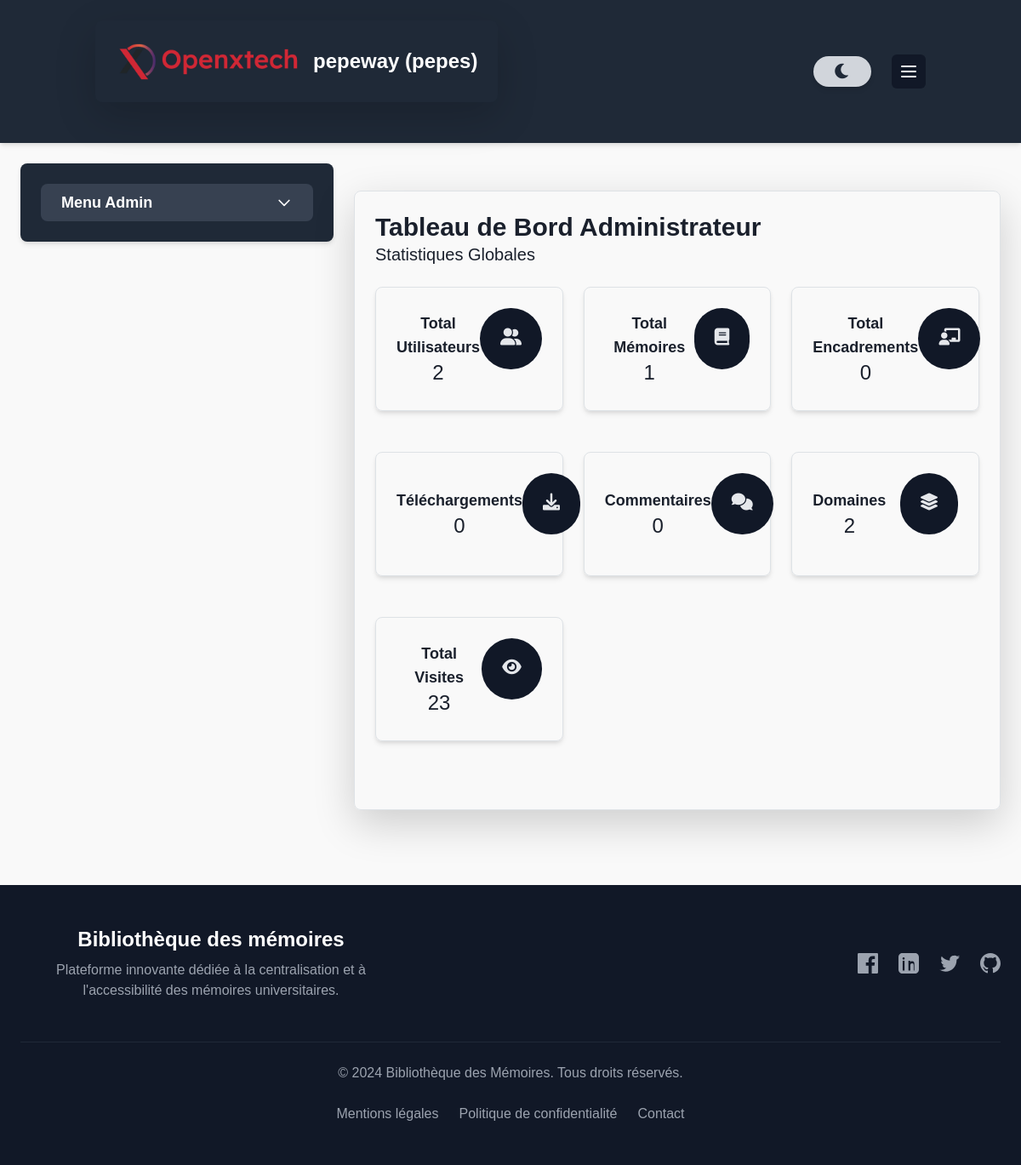
Page /admins/university/9/ (signed in) on the committed database.
### memoire/models.py (models this page shows, shortened)
class University(models.Model):
    name = models.CharField(max_length=200)
    university_link = models.URLField(null=True, blank=True)
    slogan = models.TextField()
    acronime = models.CharField(max_length=200)
    logo = models.ImageField(upload_to='university/logo/', blank=True, null=True)
    description = models.TextField()

### memoire/views.py (the view)
# urls.py: path('admins/university/<int:university_id>/', admins, name='admin_university'),
def admins(request, university_id, *args, **kwargs):
    try:
        idp = request.session['user_id']
        user = UserProfile.objects.get(id=idp)
        useruni=UserUniversity.objects.get(university_id=university_id,user=user)
        if not user.user_universities.filter(university_id=university_id).exists():
            return redirect('logout')  # ou une autre page d'erreur
        university = get_object_or_404(University, id=university_id)
    except UserProfile.DoesNotExist:
        return redirect('logout')
    request.session['uni_id'] = university_id
    memoires = Memoire.objects.filter(universites=university).prefetch_related(
        Prefetch(
            'encadrements',
            queryset=Encadrement.objects.select_related('encadrant'),
            to_attr='encadreur_list'
        ),
        'domaines'
    ).annotate(
        nbr_telechargements=Count('telechargements'),
        note_moyenne=Avg('notations__note')
    )
    utilisateurs = UserProfile.objects.filter(user_universities__university=university)
    total_users = utilisateurs.count()
    utilisateurs = UserProfile.objects.all()
    encadrements = Encadrement.objects.filter(memoire__universites=university)
    comments = NotationCommentaire.objects.filter(memoire__universites=university)
    dom = Domaine.objects.filter(universites=university)
    vis = Visiteur.objects.all()  # Vous pouvez également filtrer les visiteurs si nécessaire
    tel = Telechargement.objects.filter(memoire__universites=university)
    total_comments = comments.count()
    total_dom = dom.count()
    total_memoires = memoires.count()
    total_encadrements = encadrements.count()
    total_telechargements = tel.count()
    total_visites = vis.count()
    universites=University.objects.all()
    user_list = []
    for users in utilisateurs:
        role="NONE"
        try:
            role=UserUniversity.objects.get(university_id=university_id,user=users).role
        except:
            role="NONE"
        user_list.append({
            'id': users.id,
            'nom': users.nom,
            'prenom':users.prenom,
            'email':users.email,
            'role':role,
            'type':users.type,
            'universites': [university.university for university in UserUniversity.objects.filter(user=users)]
        })
    context = {
        'memoires': memoires,
        'utilisateurs': user_list,
        'encadrements': encadrements,
        'universites':universites,
        'visiteurs': vis,
        'university': university,
        'telechargement': tel,
        'user': user,
        'total_users': total_users,
        'total_memoires': total_memoires,
        'total_encadrements': total_encadrements,
        'total_telechargements': total_telechargements,
        'total_visites': total_visites,
        'domaines': dom,
        'university_id':university_id,
        'comments': comments,
        'total_dom': total_dom,
        'total_comments': total_comments,
        'useruni':useruni,
    }
    return render(request, "admin.html", context)

### memoire/models.py (called while the page is built)
    def __str__(self):
        return self.nom

### Template/admin.html (shortened to what this page needs)
{% extends "base.html" %}
{% load static %}
{% block header %}
<div class="flex items-center justify-between p-4 bg-gray-800 shadow-lg rounded-lg mb-4">
    <div class="flex items-center space-x-4">
        <img
            x-show="!darkMode"
            x-cloak
            src="{{ university.logo.url }}"
            alt="Logo de l'université"
            class="h-12 w-auto transition-transform duration-300 ease-in-out transform hover:scale-105">
        <h1 class="text-xl sm:text-2xl font-bold text-white dark:text-teal-400 transition duration-300">
            {{ university.name }} ({{ university.acronime }})
        </h1>
    </div>
</div>
{% endblock header %}
{% block content %}
<div x-data="dashboard()" class="grid grid-cols-1 md:grid-cols-3 gap-4 p-4">
    <div class="mb-4">
        <aside class="bg-gray-800 dark:bg-gray-900 text-white p-4 rounded-lg shadow-md" x-data="{ adminMenu: false }">
            <button @click="adminMenu = !adminMenu; $nextTick(() => { if (adminMenu) { setTimeout(() => { adminMenu = false }, 3000) } })"
                class="flex items-center justify-between w-full px-4 py-2 text-lg font-semibold bg-gray-700 dark:bg-gray-600 rounded-lg hover:bg-gray-600 dark:hover:bg-gray-500 transition">
            <span>Menu Admin</span>
            <svg xmlns="http://www.w3.org/2000/svg" :class="{ 'rotate-180': adminMenu }" class="w-5 h-5 transition-transform transform" fill="none" viewBox="0 0 24 24" stroke="currentColor">
                <path stroke-linecap="round" stroke-linejoin="round" stroke-width="2" d="M19 9l-7 7-7-7" />
            </svg>
        </button>
        </aside>
    </div>
    <div class="col-span-2">
<section x-show="activeSection === 'dashboard'" class="p-6 border border-gray-700 dark:border-gray-600 rounded-lg shadow-lg transition max-w-4xl mx-auto mt-8"p-6 border border-gray-700 dark:border-gray-600 rounded-lg shadow-lg transition max-w-4xl mx-auto mt-8">
    <div class="flex justify-between items-center mb-6">
        <div>
            <h2 class="text-3xl font-semibold ">Tableau de Bord Administrateur</h2>
            <h3 class="text-xl font-medium ">Statistiques Globales</h3>
        </div>
    </div>
<div class="grid grid-cols-1 sm:grid-cols-2 lg:grid-cols-3 gap-6 mb-8">
<button @click="activeSection = 'users';"
>
<div  class="mb-4 border border-gray-700 dark:border-gray-600 rounded-lg p-4 shadow-md flex items-center justify-between">
<div>
    <h4 class="text-lg font-semibold ">Total Utilisateurs</h4>
    <p class="text-2xl  ">{{ total_users }}</p>
</div>
<div class="mb-4 rounded-lg bg-gray-900  text-gray-200 p-4 rounded-full">
    <i  class="fas fa-user-friends text-xl "></i>
</div>
</div>
</button>
<button @click="activeSection = 'memoirs'; adminMenu = false"
        >
<div  class="mb-4 border border-gray-700 dark:border-gray-600 rounded-lg p-4 shadow-md flex items-center justify-between">
<div>
    <h4 class="text-lg font-semibold ">Total Mémoires</h4>
    <p class="text-2xl ">{{ total_memoires }}</p>
</div>
<div class="mb-4 rounded-lg bg-gray-900  text-gray-200 p-4 rounded-full">
    <i class="fas fa-book text-xl  "></i>
</div>
</div>
</button>
<button @click="activeSection = 'encadrements'; adminMenu = false"
                    >
                    <div  class="mb-4 border border-gray-700 dark:border-gray-600 rounded-lg p-4 shadow-md flex items-center justify-between">
                        <div>
                            <h4 class="text-lg font-semibold ">Total Encadrements</h4>
                            <p class="text-2xl ">{{ total_encadrements }}</p>
                        </div>
                        <div class="mb-4 rounded-lg bg-gray-900  text-gray-200 p-4 rounded-full">
                            <i class="fas fa-chalkboard-teacher text-xl "></i>
                        </div>
                    </div>
            </button>
<button @click="activeSection = 'TELECHARGEMENTS'; adminMenu = false"
                   >
                   <div  class="mb-4 border border-gray-700 dark:border-gray-600 rounded-lg p-4 shadow-md flex items-center justify-between">
                    <div>
                        <h4 class="text-lg font-semibold ">Téléchargements</h4>
                        <p class="text-2xl ">{{ total_telechargements }}</p>
                    </div>
                    <div class="mb-4 rounded-lg bg-gray-900  text-gray-200 p-4 rounded-full">
                        <i class="fas fa-download text-xl "></i>
                    </div>
                </div>
            </button>
<button @click="activeSection = 'comment'; adminMenu = false"
                    >
                    <div  class="mb-4 border border-gray-700 dark:border-gray-600 rounded-lg p-4 shadow-md flex items-center justify-between">
                        <div>
                            <h4 class="text-lg font-semibold ">Commentaires</h4>
                            <p class="text-2xl ">{{ total_comments }}</p>
                        </div>
                        <div class="mb-4 rounded-lg bg-gray-900  text-gray-200 p-4 rounded-full">
                            <i class="fas fa-comments text-xl "></i>
                        </div>
                    </div>
            </button>
<button @click="activeSection = 'domaine'; adminMenu = false"
                    >
                    <div  class="mb-4 border border-gray-700 dark:border-gray-600 rounded-lg p-4 shadow-md flex items-center justify-between">
                        <div>
                            <h4 class="text-lg font-semibold ">Domaines</h4>
                            <p class="text-2xl ">{{ total_dom }}</p>
                        </div>
                        <div class="mb-4 rounded-lg bg-gray-900  text-gray-200 p-4 rounded-full">
                            <i class="fas fa-layer-group text-xl "></i>
                        </div>
                    </div>
            </button>
<button @click="activeSection = 'visiteurs'; adminMenu = false"
                    >
                    <div  class="mb-4 border border-gray-700 dark:border-gray-600 rounded-lg p-4 shadow-md flex items-center justify-between">
                        <div>
                            <h4 class="text-lg font-semibold ">Total Visites</h4>
                            <p class="text-2xl ">{{ total_visites }}</p>
                        </div>
                        <div class="mb-4 rounded-lg bg-gray-900  text-gray-200 p-4 rounded-full">
                            <i class="fas fa-eye text-xl "></i>
                        </div>
                    </div>
            </button>
    </div>
</section>
    </div>
</div>
{% endblock %}

### Template/base.html (style rules this page uses)
:root { --bg-primary-light: #f9fafb; --bg-secondary-light: #ffffff; --text-primary-light: #1a202c; --text-secondary-light: #4a5568; --accent-primary-light: #4299e1; --bg-primary-dark: #0a192f; --bg-secondary-dark: #112240; --text-primary-dark: #e6f1ff; --text-secondary-dark: #8892b0; --accent-primary-dark: #64ffda; }
body { background-color: #f4f6f9; }
body { font-family: 'Space Grotesk', sans-serif; background-color: var(--bg-primary-light); color: var(--text-primary-light); transition: all 0.3s ease-in-out; }
body { font-family: Arial, sans-serif; background-color: #f9f9f9; }

### rows in the picture
University: logo (picture), name "pepeway", acronime "pepes"

### other values in the picture
{{ total_users }} "2"
{{ total_memoires }} "1"
{{ total_encadrements }} "0"
{{ total_telechargements }} "0"
{{ total_comments }} "0"
{{ total_dom }} "2"
{{ total_visites }} "23"
